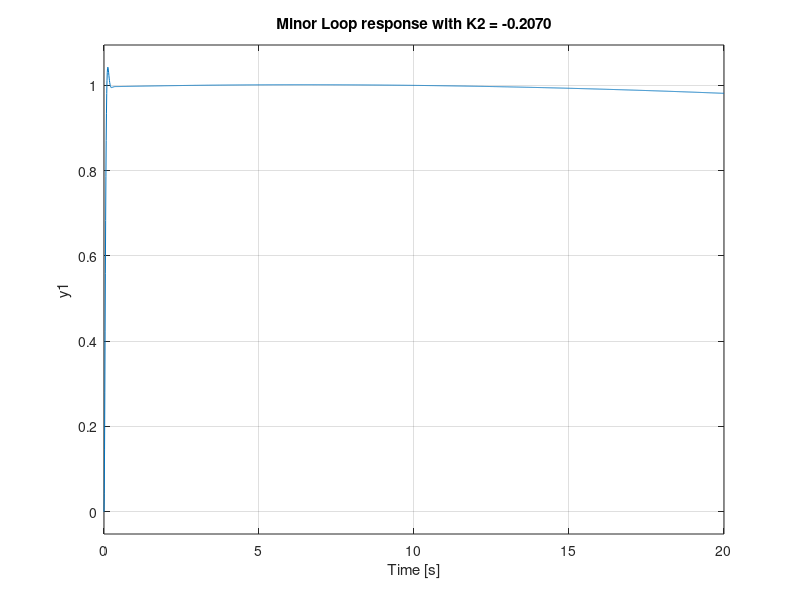

MATLAB code to generate this figure: (Note: this script raises an error after producing the figure.)
%{  
ENG417 Project - Question 4
Use the major and minor loop design techniques to design a pitch attitude hold control system.
%}
%% Define System Variables
% Aircraft Specifications
% Longtudinal Dynamics
X_u = -0.0016;
X_w = 0.0103;
Z_u = -0.1179;
Z_w = -0.3907;
M_wdot = 0.0023;
M_u = 0.0085;
M_w = 0.0049;
M_q = -0.500;
Z_delta_e = 23.5329;
M_delta_e = -12.7322;
X_delta_e = 3.651;
X_delta_T = 4.2711;
% Lateral Dynamics
Y_beta = -27.38;
L_beta = -28.08;
N_beta = 5.481;
Y_p = 0.389;
Y_r = 0.538;
L_p = -1.644;
L_r = 0.333;
N_p = -0.081;
N_r = -1.504;
Y_delta_r = 4.588;
L_delta_r = 9.591;
L_delta_a = 47.92;
N_delta_r = -1.908;
N_delta_a = -1.429;
% Trim point and aircraft specifications
h_e = 30000; % Equilibirum altitude, ft
alpha_e = deg2rad(5); % Equilibirum angle of attach, rad
V_0 = 182; % Velocity, m/s
M_ref = 0.6; % Mach number
m = 9295; % Mass, kg
I_x = 12875; % Roll moment of inertia, kgm^2
I_y = 75674; % Pitch moment of inertia, kgm^2
I_z = 85554; % Yaw moment of inertia, kgm^2
I_xz = 0.460; % Inertia product, kgm^2
p = 0.460; % Air density, kg/m^3
S = 27.871; % Wing area, m^2
b = 9.144; % Wing span, m
cbarbar = 3.450; % Mean aerodynamic chord, m
g=9.81;

%% Calculate Values for Linearised, decoupled state space model
mprime = m/(0.5*p*V_0*S);
I_xprime = I_x/(0.5*p*V_0*S);
I_yprime = I_y/(0.5*p*V_0*S*cbarbar);
I_zprime = I_z/(0.5*p*V_0*S*b);
I_xzprime = I_xz/(0.5*p*V_0*S*b);
theta_e = alpha_e;  % Due to steady level flight (equilibrium)
U_e = V_0*cos(theta_e);
W_e = V_0*sin(theta_e);
X_wdot = 0;
Z_wdot = 0;
X_q = 0;
Z_q = 0;
Z_delta_T = 0;
M_delta_T = 0;
Y_delta_a = 0;
den_lat = I_xprime*I_zprime - I_xzprime^2;
% Concise longitudinal aerodynamic stability derivatives
x_u = X_u/mprime + (cbarbar/V_0*X_wdot*Z_u)/(mprime*(mprime - cbarbar/V_0*Z_wdot));
z_u = Z_u/(mprime - cbarbar/V_0*Z_wdot);
m_u = M_u/I_yprime + (cbarbar/V_0*M_wdot*Z_u)/(I_yprime*(mprime - cbarbar/V_0*Z_wdot));
x_w = X_w/mprime + (cbarbar/V_0*X_wdot*Z_w)/(mprime*(mprime - cbarbar/V_0*Z_wdot));
z_w = Z_w/(mprime - cbarbar/V_0*Z_wdot);
m_w = M_w/I_yprime + (cbarbar/V_0*M_wdot*Z_w)/(I_yprime*(mprime - cbarbar/V_0*Z_wdot));
x_q = (cbarbar*X_q - mprime*W_e)/mprime + ((cbarbar*Z_q + mprime*U_e)*cbarbar/V_0*X_wdot)/(mprime*(mprime - cbarbar/V_0*Z_wdot));
z_q = (cbarbar*Z_q + mprime*U_e)/(mprime - cbarbar/V_0*Z_wdot);
m_q = cbarbar*M_q/I_yprime + ((cbarbar*Z_q + mprime*U_e)*cbarbar/V_0*M_wdot)/(I_yprime*(mprime - cbarbar/V_0*Z_wdot));
x_theta = -g*cos(theta_e) + (cbarbar/V_0*X_wdot*g*sin(theta_e))/(mprime - cbarbar/V_0*Z_wdot);
z_theta = -(mprime*g*sin(theta_e))/(mprime - cbarbar/V_0*Z_wdot);
m_theta = -(cbarbar/V_0*M_wdot*mprime*g*sin(theta_e))/ (I_yprime*(mprime - cbarbar/V_0*Z_wdot));
% Concise longitudinal control derivatives
x_delta_e = V_0*X_delta_e/mprime + (cbarbar/V_0*X_wdot*V_0*Z_delta_e) / (mprime*(mprime - cbarbar/V_0*Z_wdot));
z_delta_e = V_0*Z_delta_e / (mprime - cbarbar/V_0*Z_wdot);
m_delta_e = V_0*M_delta_e/I_yprime + (cbarbar*M_wdot*Z_delta_e) / (I_yprime*(mprime - cbarbar/V_0*Z_wdot));
x_delta_T = V_0*X_delta_T/mprime + (cbarbar/V_0*X_wdot*V_0*Z_delta_T) / (mprime*(mprime - cbarbar/V_0*Z_wdot));
z_delta_T = V_0*Z_delta_T / (mprime - cbarbar/V_0*Z_wdot);
m_delta_T = V_0*M_delta_T/I_yprime + (cbarbar*M_wdot*Z_delta_T) / (I_yprime*(mprime - cbarbar/V_0*Z_wdot));
% Concise lateral aerodynamic stability derivatives
y_beta = Y_beta/mprime;
y_p = (b*Y_p + mprime*W_e)/mprime;
y_r = (b*Y_r - mprime*U_e)/mprime;
y_phi = g*cos(theta_e);
y_psi = g*sin(theta_e);
l_beta = (I_zprime*L_beta + I_xzprime*N_beta)/den_lat;
l_p = (I_zprime*L_p + I_xzprime*N_p)/den_lat;
l_r = (I_zprime*L_r + I_xzprime*N_r)/den_lat;
l_phi = 0;
l_psi = 0;
n_beta = (I_xprime*N_beta + I_xzprime*L_beta)/den_lat;
n_p = (I_xprime*N_p + I_xzprime*L_p)/den_lat;
n_r = (I_xprime*N_r + I_xzprime*L_r)/den_lat;
n_phi = 0;
n_psi = 0;
% Concise lateral control derivatives
y_delta_a = V_0*Y_delta_a/mprime;
l_delta_a = V_0*(I_zprime*L_delta_a + I_xzprime*N_delta_a)/den_lat;
n_delta_a = V_0*(I_xprime*N_delta_a + I_xzprime*L_delta_a)/den_lat;
y_delta_r = V_0*Y_delta_r/mprime;
l_delta_r = V_0*(I_zprime*L_delta_r + I_xzprime*N_delta_r)/den_lat;
n_delta_r = V_0*(I_xprime*N_delta_r + I_xzprime*L_delta_r)/den_lat;
%% Lineraised, decoupled state space model - xdot = Ax + Bu
% Longtudinal Direction 
% xdot_long = [udot; wdot; qdot; thetadot];
% x_long =[u; w; q; theta];
% u_long = [delta_e; delta_T];
A_long = [x_u x_w x_q x_theta; z_u z_w z_q z_theta; m_u m_w m_q m_theta; 0 0 1 0];
B_long = [x_delta_e x_delta_T; z_delta_e z_delta_T; m_delta_e m_delta_T; 0 0];
C_long = eye(4);
D_long = zeros(4,2);
sys_long = ss(A_long, B_long, C_long, D_long);
% Lateral Direction
% xdot_lat = [betadot; pdot; rdot; phidot];
% x_lat =[beta; p; r; phi];
% u_lat = [delta_a; delta_r];
A_lat = [y_beta y_p y_r y_phi; l_beta l_p l_r l_phi; n_beta n_p n_r n_phi; 0 1 0 0];
B_lat = [y_delta_a y_delta_r; l_delta_a l_delta_r; n_delta_a n_delta_r; 0 0];
C_lat = eye(4);
D_lat = zeros(4,2);
sys_lat = ss(A_lat, B_lat, C_lat, D_lat);
%% Design Minor Loop
tau_elevator = 0.02; % Elevator actuator lag time constant
g_a = tf(1,[tau_elevator 1]); % Actuator lag block 
B_E = B_long(:,1);
G_q = tf(ss(A_long, B_E, [0 0 1 0], 0));

% Inner-loop open-loop transfer function
L = minreal(g_a * G_q);
% Get numerator and denominator vectors
[num, den] = tfdata(L, 'v');
% Choose target damping ratio for the short-period poles
zeta_des = 0.7;   
% Function: imaginary part of K2 should be zero for a valid real gain
imagK = @(wn) imag( polyval(den, ...
    (-zeta_des*wn + 1j*wn*sqrt(1-zeta_des^2))) / ...
    polyval(num, ...
    (-zeta_des*wn + 1j*wn*sqrt(1-zeta_des^2))) );

% Solve for wn
wn_sol = fzero(imagK, [1 200]);

% Desired pole
sd = -zeta_des*wn_sol + 1j*wn_sol*sqrt(1-zeta_des^2);

% Compute K2
K2 = polyval(den, sd) / polyval(num, sd);
K2 = -1*real(K2);

fprintf('Chosen damping ratio zeta = %.4f\n', zeta_des);
fprintf('Solved wn = %.4f rad/s\n', wn_sol);
fprintf('Desired pole sd = %.4f %+.4fj\n', real(sd), imag(sd));
fprintf('Computed K2 = %.6f\n', K2);

% Closed-loop inner loop
% Use +1 because your stabilising convention was positive feedback
% with positive K2, equivalent to negative k in feedback(k*L,1)
Tq = feedback(K2 * L, 1);

disp('Closed-loop poles:')
pole(Tq)

disp('Closed-loop damping data:')
damp(Tq)

figure;
step(Tq, 20)
grid on
title(sprintf('Minor Loop response with K2 = %.4f', K2))

info = stepinfo(Tq);
disp(info)

%% Design Major Loop
Ctheta = [0 0 0 1];

% Transfer functions
G_theta = tf(ss(A_long, B_E, Ctheta, 0));  % delta_e -> theta

% Outer-loop plant with inner loop closed
G_theta_in = minreal((g_a*G_theta) / (1 + K2*g_a*G_q));

% Numerator and denominator of outer-loop plant
[num_th, den_th] = tfdata(G_theta_in,'v');

% Desired damping ratio for outer loop
zeta_des = 0.6;

% Function whose zero gives a real K1
imagK1 = @(wn) imag( -polyval(den_th, ...
    (-zeta_des*wn + 1j*wn*sqrt(1-zeta_des^2))) / ...
    polyval(num_th, ...
    (-zeta_des*wn + 1j*wn*sqrt(1-zeta_des^2))) );

% Scan over wn to find sign changes
wn_test = linspace(0.01,50,50000);
vals = arrayfun(imagK1, wn_test);

figure;
plot(wn_test, vals, 'LineWidth', 1.2);
grid on;
xlabel('\omega_n (rad/s)');
ylabel('imag(K1)');
title('Imaginary part of K1 versus \omega_n');
yline(0,'k--');

idx = find(vals(1:end-1).*vals(2:end) < 0);

if isempty(idx)
    error('No sign changes found in the scanned interval. Increase scan range or change zeta_des.');
else
    fprintf('Candidate intervals for fzero:\n');
    for i = idx
        fprintf('[%.6f, %.6f]\n', wn_test(i), wn_test(i+1));
    end
end

% Use first sign-change interval
a = wn_test(idx(2));
b = wn_test(idx(2)+1);

fprintf('\nUsing interval [%.6f, %.6f] for fzero.\n', a, b);

wn_sol = fzero(imagK1, [a b]);

% Desired dominant pole
sd = -zeta_des*wn_sol + 1j*wn_sol*sqrt(1-zeta_des^2);

% Compute K1
K1 = -polyval(den_th, sd) / polyval(num_th, sd);
K1 = real(K1);

fprintf('\nChosen damping ratio zeta = %.4f\n', zeta_des);
fprintf('Solved wn = %.4f rad/s\n', wn_sol);
fprintf('Desired pole sd = %.4f %+.4fj\n', real(sd), imag(sd));
fprintf('Computed K1 = %.6f\n', K1);

% Closed-loop outer loop
T_theta = feedback(K1*G_theta_in, 1);

disp('Closed-loop poles:');
disp(pole(T_theta));

disp('Closed-loop damping data:');
damp(T_theta);

figure;
step(T_theta, 20);
grid on;
title(sprintf('Closed Loop pitch-attitude response with K1 = %.4f', K1));

info = stepinfo(T_theta);
disp('Step info:');
disp(info);

% Optional: root locus of the outer loop
figure;
rlocus(G_theta_in);
grid on;
title('Outer-loop root locus');

%% Step tracking test
theta_ref_deg = 5;
theta_ref_rad = deg2rad(theta_ref_deg);

t = 0:0.001:5;
[y,t] = step(theta_ref_rad*T_theta, t);

info = stepinfo(y, t, theta_ref_rad);

fprintf('Rise time: %.4f s\n', info.RiseTime);
fprintf('Peak time: %.4f s\n', info.PeakTime);
fprintf('Overshoot: %.2f %%\n', info.Overshoot);
fprintf('Settling time: %.4f s\n', info.SettlingTime);

steady_state_error = abs(theta_ref_rad - y(end));
fprintf('Steady-state error: %.6f rad (%.4f deg)\n', ...
    steady_state_error, rad2deg(steady_state_error));

t = 0:0.001:10;
u = deg2rad(2)*sin(2*pi*0.5*t);

y = lsim(T_theta, u, t);

figure;
plot(t, rad2deg(y), 'LineWidth', 1.5)
hold on
plot(t, rad2deg(u), '--', 'LineWidth', 1.2)
grid on
xlabel('Time (s)')
ylabel('\theta (deg)')
title('Sinusoidal reference tracking')
legend('\theta(t)', '\theta_{ref}(t)')
